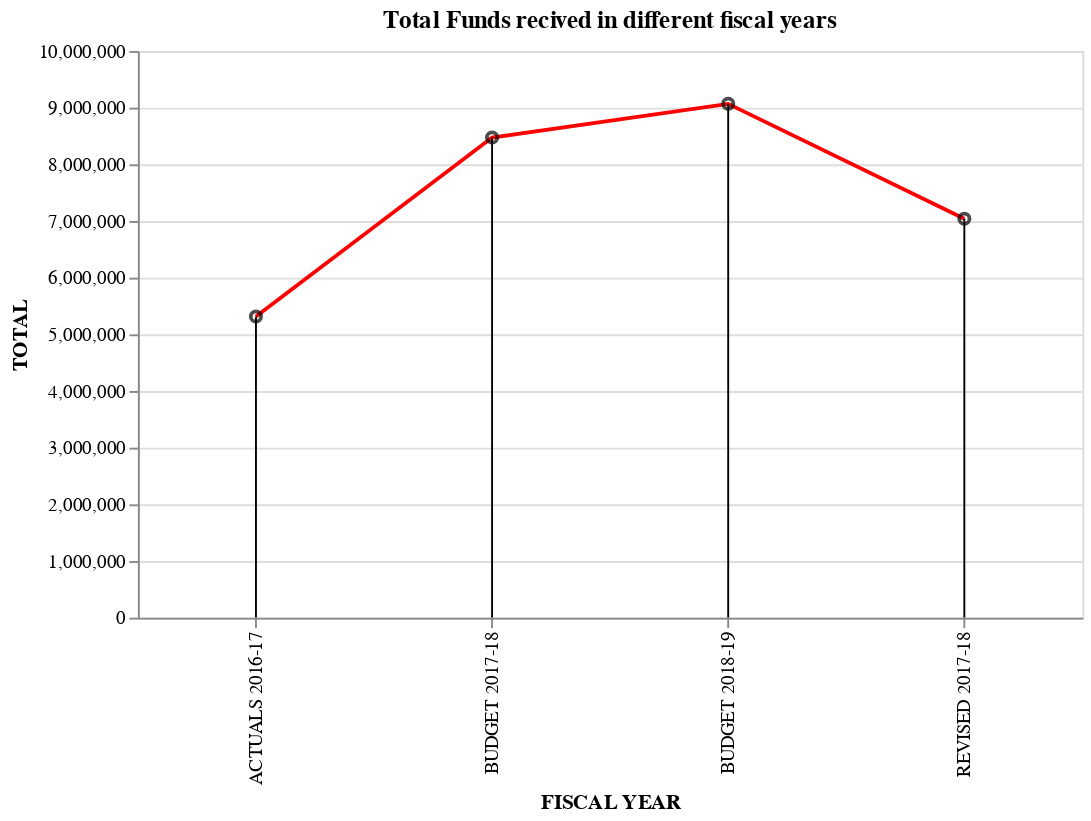

This figure's notebook cell:
### Code cell
base = alt.Chart(total_BE_RE).encode(
    x='FISCAL YEAR:N',
    y='TOTAL:Q',
).properties(
width = 500)
alt.layer(
  base.mark_line(color = 'red'),
  base.mark_point(color = 'black'),
  base.mark_rule(),

).interactive().properties(
title = 'Total Funds recived in different fiscal years')

### Figure 1 — Vega-Lite specification as saved in the notebook (floating-point values rounded to 4 significant figures)
{"$schema": "https://vega.github.io/schema/vega-lite/v2.6.0.json", "config": {"view": {"height": 300, "width": 400}}, "datasets": {"data-eb39cdc88dcb88f123f41f76e68baba5": [{"FISCAL YEAR": "BUDGET 2018-19", "TOTAL": 9067000.0, "Unnamed: 0": 0}, {"FISCAL YEAR": "REVISED 2017-18", "TOTAL": 7040000.0, "Unnamed: 0": 1}, {"FISCAL YEAR": "BUDGET 2017-18", "TOTAL": 8473000.0, "Unnamed: 0": 2}, {"FISCAL YEAR": "ACTUALS 2016-17", "TOTAL": 5315000.0, "Unnamed: 0": 3}]}, "layer": [{"data": {"name": "data-eb39cdc88dcb88f123f41f76e68baba5"}, "encoding": {"x": {"field": "FISCAL YEAR", "type": "nominal"}, "y": {"field": "TOTAL", "type": "quantitative"}}, "mark": {"color": "red", "type": "line"}, "selection": {"selector002": {"bind": "scales", "encodings": ["x", "y"], "mark": {"fill": "#333", "fillOpacity": 0.125, "stroke": "white"}, "on": "[mousedown, window:mouseup] > window:mousemove!", "resolve": "global", "translate": "[mousedown, window:mouseup] > window:mousemove!", "type": "interval", "zoom": "wheel!"}}, "width": 500}, {"data": {"name": "data-eb39cdc88dcb88f123f41f76e68baba5"}, "encoding": {"x": {"field": "FISCAL YEAR", "type": "nominal"}, "y": {"field": "TOTAL", "type": "quantitative"}}, "mark": {"color": "black", "type": "point"}, "width": 500}, {"data": {"name": "data-eb39cdc88dcb88f123f41f76e68baba5"}, "encoding": {"x": {"field": "FISCAL YEAR", "type": "nominal"}, "y": {"field": "TOTAL", "type": "quantitative"}}, "mark": "rule", "width": 500}], "title": "Total Funds recived in different fiscal years"}
